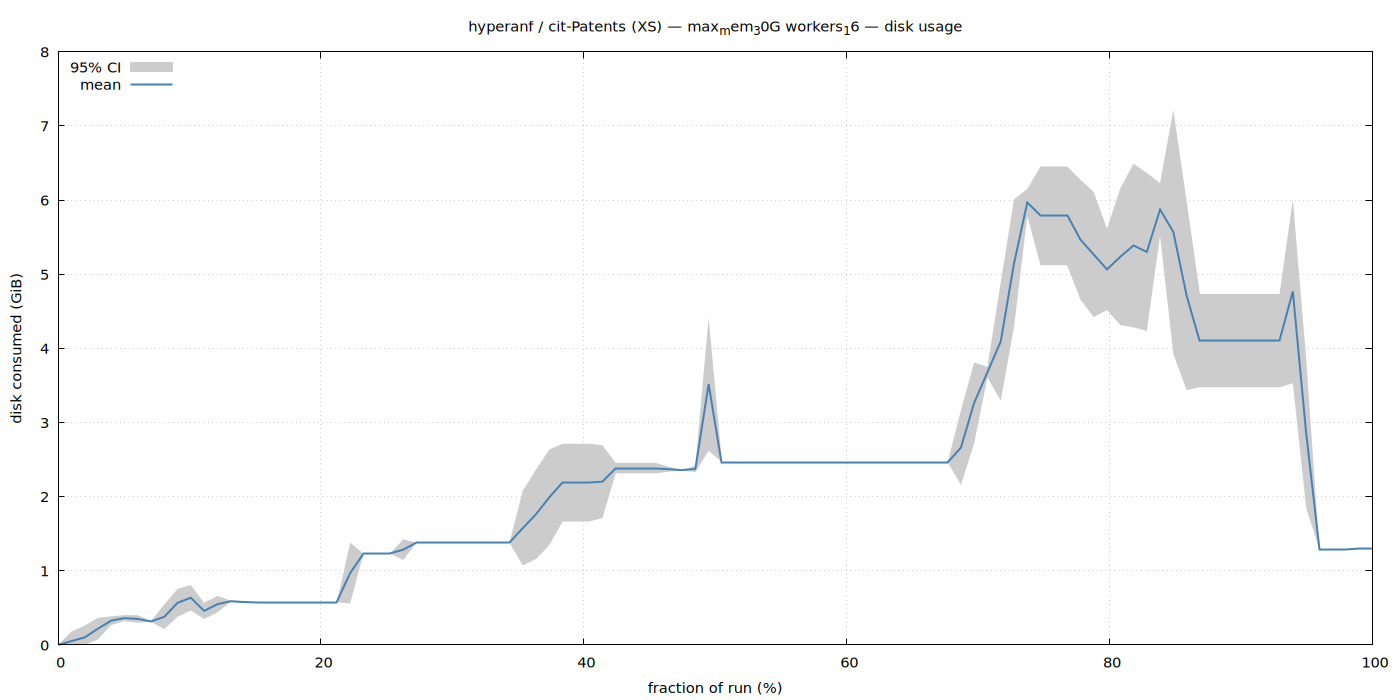

Write gnuplot code to recreate this figure.
set terminal pngcairo size 1400,700 enhanced font 'Sans,11'
set output '/home/ubuntu/nvm/gfrs/hyperanf/XS/cit-Patents/max_mem_30G_workers_16/disk.png'
set title "hyperanf / cit-Patents (XS) — max_mem_30G workers_16 — disk usage"
set xlabel 'fraction of run (%)'
set ylabel 'disk consumed (GiB)'
set grid
set key top left
set yrange [0:*]
plot '/home/ubuntu/nvm/gfrs/hyperanf/XS/cit-Patents/max_mem_30G_workers_16/disk.dat' using 1:3:4 with filledcurves lc rgb '#cccccc' title '95% CI', \
     '' using 1:2 with lines lw 2 lc rgb '#4682b4' title 'mean'
